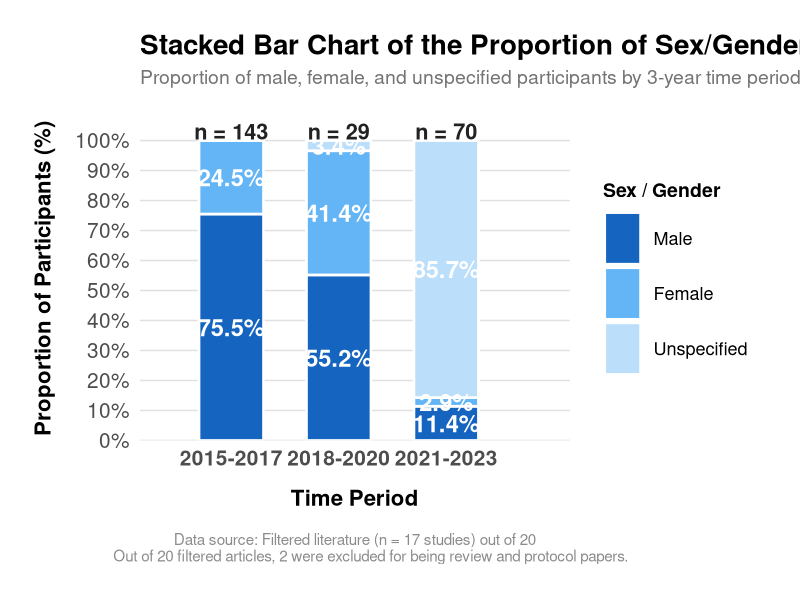
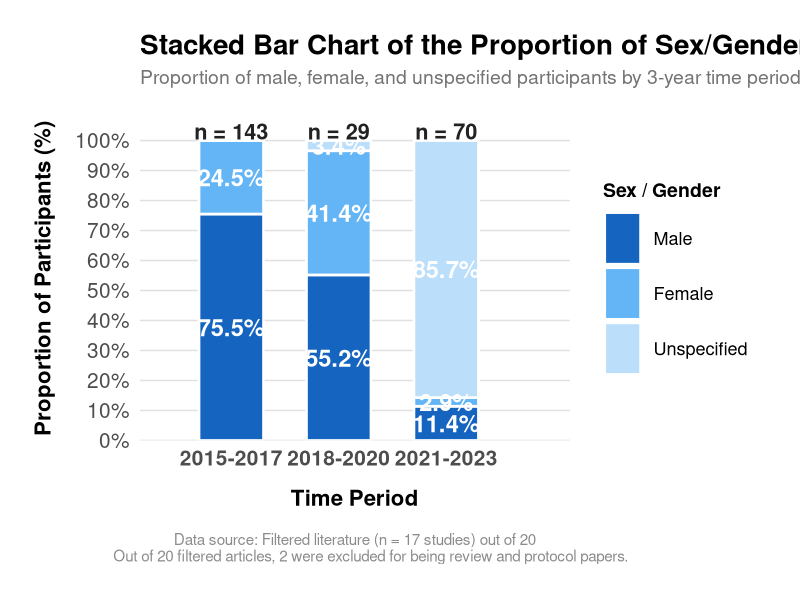

Generate these figures, in order, with R:
pkgs <- c("ggplot2", "dplyr", "tidyr", "scales")
for (p in pkgs) if (!requireNamespace(p, quietly = TRUE)) install.packages(p)

library(ggplot2)
library(dplyr)
library(tidyr)
library(scales)

# Load Data
df <- read.csv("Figure6DataExtraction.csv", stringsAsFactors = FALSE)

df <- df %>%
  mutate(Period = case_when(
    Year >= 2012 & Year <= 2014 ~ "2012-2014",
    Year >= 2015 & Year <= 2017 ~ "2015-2017",
    Year >= 2018 & Year <= 2020 ~ "2018-2020",
    Year >= 2021 & Year <= 2023 ~ "2021-2023",
    TRUE ~ "Other"
  ))

agg <- df %>%
  group_by(Period) %>%
  summarise(
    Male            = sum(Male,            na.rm = TRUE),
    Female          = sum(Female,          na.rm = TRUE),
    Sex_Unspecified = sum(Sex_Unspecified, na.rm = TRUE),
    .groups = "drop"
  ) %>%
  mutate(Total = Male + Female + Sex_Unspecified)


agg <- agg %>%
  mutate(
    Male_pct   = round(Male            / Total * 100, 1),
    Female_pct = round(Female          / Total * 100, 1),
    Unspc_pct  = round(Sex_Unspecified / Total * 100, 1)
  )

print(agg %>% select(Period, Total, Male_pct, Female_pct, Unspc_pct))

long <- agg %>%
  select(Period, Total, Male_pct, Female_pct, Unspc_pct) %>%
  pivot_longer(
    cols      = c(Male_pct, Female_pct, Unspc_pct),
    names_to  = "Sex",
    values_to = "Percentage"
  ) %>%
  mutate(
    Sex = recode(Sex,
                 "Male_pct"   = "Male",
                 "Female_pct" = "Female",
                 "Unspc_pct"  = "Unspecified"
    )
  )

STACK_ORDER <- c("Male", "Female", "Unspecified")

period_levels <- c("2012-2014", "2015-2017", "2018-2020", "2021-2023")

plot_data <- long %>%
  mutate(
    Sex    = factor(Sex,    levels = STACK_ORDER),
    Period = factor(Period, levels = period_levels)
  ) %>%
  arrange(Period, Sex) %>%
  group_by(Period) %>%
  mutate(
    ymax    = cumsum(Percentage),
    ymin    = ymax - Percentage,
    label_y = (ymin + ymax) / 2,
    x_pos   = as.numeric(Period)
  ) %>%
  ungroup()

print(plot_data %>% select(Period, Sex, Percentage, ymin, ymax, label_y))

sex_colours <- c(
  "Male"        = "#1565C0",   # deep blue
  "Female"      = "#64B5F6",   # light blue
  "Unspecified" = "#BBDEFB"    # lighest blue
)

BAR_HALF_W <- 0.30

n_labels <- agg %>%
  mutate(
    x_pos   = as.numeric(factor(Period, levels = period_levels)),
    label_y = 103
  )

# Plotting

p <- ggplot() +

  geom_rect(
    data = plot_data,
    aes(
      xmin = x_pos - BAR_HALF_W,
      xmax = x_pos + BAR_HALF_W,
      ymin = ymin,
      ymax = ymax,
      fill = Sex
    ),
    colour    = "white",
    linewidth = 0.9
  ) +

  geom_text(
    data = filter(plot_data, Percentage > 0),
    aes(
      x     = x_pos,
      y     = label_y,
      label = paste0(Percentage, "%"),
      size  = 6
    ),
    fontface = "bold",
    colour   = "white",
    family   = "Helvetica"
  ) +
  scale_size_identity() +

  geom_text(
    data = n_labels,
    aes(x = x_pos, y = label_y, label = paste0("n = ", Total)),
    fontface = "bold",
    size     = 5.5,
    colour   = "#222222",
    family   = "Helvetica"
  ) +

  scale_fill_manual(
    values = sex_colours,
    name   = "Sex / Gender",
    guide  = guide_legend(reverse = FALSE)
  ) +

  scale_x_continuous(
    breaks = 1:4,
    labels = period_levels,
    expand = expansion(add = c(0.55, 0.85))
  ) +

  scale_y_continuous(
    limits = c(0, 108),
    breaks = seq(0, 100, by = 10),
    labels = function(x) paste0(x, "%"),
    expand = expansion(mult = c(0, 0))
  ) +

  labs(
    title    = "Stacked Bar Chart of the Proportion of Sex/Gender Representation of Participants in BCI Studies by Time Periods",
    subtitle = "Proportion of male, female, and unspecified participants by 3-year time period",
    x        = "Time Period",
    y        = "Proportion of Participants (%)",
    caption  = paste0(
      "Data source: Filtered literature (n = ", nrow(df),
      " studies) out of 20
        Out of 20 filtered articles, 2 were excluded for being review and protocol papers."
    )
  ) +

  theme_minimal(base_family = "Helvetica", base_size = 16) +
  theme(
    plot.title         = element_text(face = "bold", size = 20,
                                      margin = margin(b = 6)),
    plot.subtitle      = element_text(size = 14, colour = "grey45",
                                      margin = margin(b = 20)),
    plot.caption       = element_text(size = 11, colour = "grey55",
                                      margin = margin(t = 16), hjust = 0.5),
    axis.title.x       = element_text(face = "bold", size = 16,
                                      margin = margin(t = 14)),
    axis.title.y       = element_text(face = "bold", size = 16,
                                      margin = margin(r = 14)),
    axis.text          = element_text(size = 15),
    axis.text.x        = element_text(face = "bold"),
    panel.grid.major.x = element_blank(),
    panel.grid.minor   = element_blank(),
    panel.grid.major.y = element_line(colour = "grey88", linewidth = 0.5),
    legend.position    = "right",
    legend.title       = element_text(face = "bold", size = 14),
    legend.text        = element_text(size = 13),
    legend.key.height  = unit(1.4, "cm"),
    legend.key.width   = unit(1.0, "cm"),
    plot.margin        = margin(25, 30, 25, 25),
    plot.background    = element_rect(fill = "white", colour = NA),
    panel.background   = element_rect(fill = "white", colour = NA)
  )

print(p)

output_file <- "Figure6_Sex_StackedBarChart.png"
ggsave(
  filename = output_file,
  plot     = p,
  width    = 16,
  height   = 11,
  dpi      = 300,
  bg       = "white"
)


print(
  agg %>%
    select(Period, Total, Male, Female, Sex_Unspecified,
           Male_pct, Female_pct, Unspc_pct) %>%
    rename(
      "N Total"       = Total,
      "N Male"        = Male,
      "N Female"      = Female,
      "N Unspecified" = Sex_Unspecified,
      "% Male"        = Male_pct,
      "% Female"      = Female_pct,
      "% Unspecified" = Unspc_pct
    )
)
